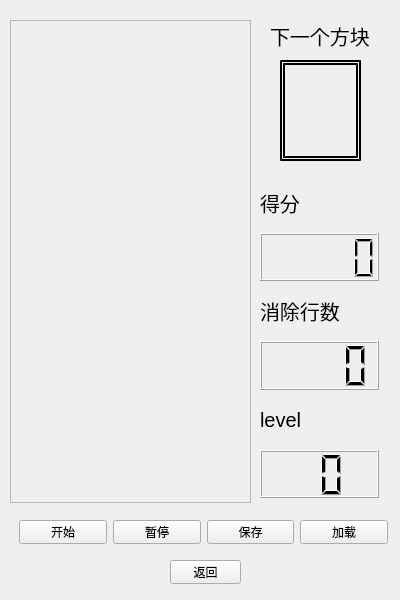
<?xml version="1.0" encoding="UTF-8"?>
<ui version="4.0">
 <class>Tetrixwindow</class>
 <widget class="QWidget" name="Tetrixwindow">
  <property name="geometry">
   <rect>
    <x>0</x>
    <y>0</y>
    <width>400</width>
    <height>600</height>
   </rect>
  </property>
  <property name="windowTitle">
   <string>Form</string>
  </property>
  <widget class="QLabel" name="next">
   <property name="geometry">
    <rect>
     <x>270</x>
     <y>10</y>
     <width>111</width>
     <height>51</height>
    </rect>
   </property>
   <property name="font">
    <font>
     <pointsize>15</pointsize>
    </font>
   </property>
   <property name="text">
    <string>下一个方块</string>
   </property>
  </widget>
  <widget class="QLabel" name="nextPieceLabel">
   <property name="geometry">
    <rect>
     <x>280</x>
     <y>60</y>
     <width>81</width>
     <height>101</height>
    </rect>
   </property>
   <property name="styleSheet">
    <string notr="true">border: 5px double black;
</string>
   </property>
   <property name="text">
    <string>&lt;html&gt;&lt;head/&gt;&lt;body&gt;&lt;p align=&quot;center&quot;&gt;&lt;br/&gt;&lt;/p&gt;&lt;/body&gt;&lt;/html&gt;</string>
   </property>
   <property name="alignment">
    <set>Qt::AlignCenter</set>
   </property>
  </widget>
  <widget class="TetrixBoard" name="frame">
   <property name="geometry">
    <rect>
     <x>10</x>
     <y>20</y>
     <width>241</width>
     <height>483</height>
    </rect>
   </property>
   <property name="frameShape">
    <enum>QFrame::StyledPanel</enum>
   </property>
   <property name="frameShadow">
    <enum>QFrame::Raised</enum>
   </property>
  </widget>
  <widget class="QPushButton" name="quitButton">
   <property name="geometry">
    <rect>
     <x>170</x>
     <y>560</y>
     <width>71</width>
     <height>24</height>
    </rect>
   </property>
   <property name="text">
    <string>返回</string>
   </property>
   <property name="autoDefault">
    <bool>false</bool>
   </property>
   <property name="default">
    <bool>false</bool>
   </property>
   <property name="flat">
    <bool>false</bool>
   </property>
  </widget>
  <widget class="QLabel" name="image">
   <property name="geometry">
    <rect>
     <x>0</x>
     <y>0</y>
     <width>401</width>
     <height>601</height>
    </rect>
   </property>
   <property name="frameShadow">
    <enum>QFrame::Plain</enum>
   </property>
   <property name="text">
    <string/>
   </property>
   <property name="scaledContents">
    <bool>true</bool>
   </property>
  </widget>
  <widget class="QLabel" name="label_2">
   <property name="geometry">
    <rect>
     <x>260</x>
     <y>179</y>
     <width>119</width>
     <height>48</height>
    </rect>
   </property>
   <property name="font">
    <font>
     <pointsize>15</pointsize>
    </font>
   </property>
   <property name="text">
    <string>得分</string>
   </property>
  </widget>
  <widget class="QLabel" name="label_4">
   <property name="geometry">
    <rect>
     <x>260</x>
     <y>396</y>
     <width>119</width>
     <height>48</height>
    </rect>
   </property>
   <property name="font">
    <font>
     <pointsize>15</pointsize>
    </font>
   </property>
   <property name="text">
    <string>level</string>
   </property>
  </widget>
  <widget class="QLCDNumber" name="levelLcd">
   <property name="geometry">
    <rect>
     <x>260</x>
     <y>450</y>
     <width>119</width>
     <height>48</height>
    </rect>
   </property>
   <property name="digitCount">
    <number>2</number>
   </property>
  </widget>
  <widget class="QLabel" name="label_3">
   <property name="geometry">
    <rect>
     <x>260</x>
     <y>287</y>
     <width>119</width>
     <height>48</height>
    </rect>
   </property>
   <property name="font">
    <font>
     <pointsize>15</pointsize>
    </font>
   </property>
   <property name="text">
    <string>消除行数</string>
   </property>
  </widget>
  <widget class="QLCDNumber" name="linesLcd">
   <property name="geometry">
    <rect>
     <x>260</x>
     <y>341</y>
     <width>119</width>
     <height>49</height>
    </rect>
   </property>
   <property name="digitCount">
    <number>4</number>
   </property>
  </widget>
  <widget class="QLCDNumber" name="scoreLcd">
   <property name="geometry">
    <rect>
     <x>260</x>
     <y>233</y>
     <width>119</width>
     <height>48</height>
    </rect>
   </property>
  </widget>
  <widget class="QPushButton" name="loadButton">
   <property name="geometry">
    <rect>
     <x>300</x>
     <y>520</y>
     <width>88</width>
     <height>24</height>
    </rect>
   </property>
   <property name="text">
    <string>加载</string>
   </property>
  </widget>
  <widget class="QPushButton" name="pauseButton">
   <property name="geometry">
    <rect>
     <x>113</x>
     <y>520</y>
     <width>88</width>
     <height>24</height>
    </rect>
   </property>
   <property name="text">
    <string>暂停</string>
   </property>
  </widget>
  <widget class="QPushButton" name="startButton">
   <property name="geometry">
    <rect>
     <x>19</x>
     <y>520</y>
     <width>88</width>
     <height>24</height>
    </rect>
   </property>
   <property name="text">
    <string>开始</string>
   </property>
  </widget>
  <widget class="QPushButton" name="saveButton">
   <property name="geometry">
    <rect>
     <x>207</x>
     <y>520</y>
     <width>87</width>
     <height>24</height>
    </rect>
   </property>
   <property name="text">
    <string>保存</string>
   </property>
  </widget>
  <zorder>image</zorder>
  <zorder>next</zorder>
  <zorder>nextPieceLabel</zorder>
  <zorder>frame</zorder>
  <zorder>quitButton</zorder>
  <zorder>label_2</zorder>
  <zorder>label_4</zorder>
  <zorder>levelLcd</zorder>
  <zorder>label_3</zorder>
  <zorder>linesLcd</zorder>
  <zorder>scoreLcd</zorder>
  <zorder>loadButton</zorder>
  <zorder>pauseButton</zorder>
  <zorder>startButton</zorder>
  <zorder>saveButton</zorder>
 </widget>
 <customwidgets>
  <customwidget>
   <class>TetrixBoard</class>
   <extends>QFrame</extends>
   <header location="global">tetrixboard.h</header>
   <container>1</container>
  </customwidget>
 </customwidgets>
 <resources/>
 <connections/>
</ui>
